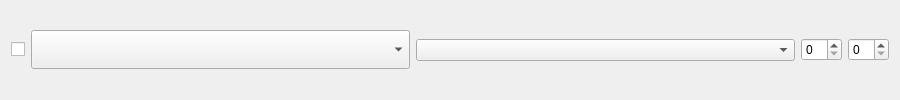
               <widget class="QWidget" name="shiftedit_hbox1" native="true">
                <property name="minimumSize">
                 <size>
                  <width>900</width>
                  <height>0</height>
                 </size>
                </property>
                <layout class="QHBoxLayout" name="horbox1_3">
                 <item>
                  <widget class="QCheckBox" name="shiftedit_checkBox1">
                   <property name="text">
                    <string/>
                   </property>
                  </widget>
                 </item>
                 <item>
                  <widget class="QComboBox" name="shiftedit_comboBox1_1">
                   <property name="sizePolicy">
                    <sizepolicy hsizetype="Expanding" vsizetype="Fixed">
                     <horstretch>0</horstretch>
                     <verstretch>0</verstretch>
                    </sizepolicy>
                   </property>
                   <property name="minimumSize">
                    <size>
                     <width>0</width>
                     <height>0</height>
                    </size>
                   </property>
                   <property name="maximumSize">
                    <size>
                     <width>14123541</width>
                     <height>16777215</height>
                    </size>
                   </property>
                   <property name="font">
                    <font>
                     <pointsize>20</pointsize>
                    </font>
                   </property>
                   <property name="maxVisibleItems">
                    <number>10</number>
                   </property>
                  </widget>
                 </item>
                 <item>
                  <widget class="QComboBox" name="shiftedit_comboBox1_2">
                   <property name="sizePolicy">
                    <sizepolicy hsizetype="Expanding" vsizetype="Fixed">
                     <horstretch>0</horstretch>
                     <verstretch>0</verstretch>
                    </sizepolicy>
                   </property>
                   <property name="minimumSize">
                    <size>
                     <width>0</width>
                     <height>0</height>
                    </size>
                   </property>
                   <property name="maximumSize">
                    <size>
                     <width>16777215</width>
                     <height>16777215</height>
                    </size>
                   </property>
                  </widget>
                 </item>
                 <item>
                  <widget class="QSpinBox" name="shiftedit_spinbox1_1">
                   <property name="maximum">
                    <number>12</number>
                   </property>
                  </widget>
                 </item>
                 <item>
                  <widget class="QSpinBox" name="shiftedit_spinbox1_2">
                   <property name="maximum">
                    <number>60</number>
                   </property>
                   <property name="singleStep">
                    <number>15</number>
                   </property>
                  </widget>
                 </item>
                </layout>
               </widget>
